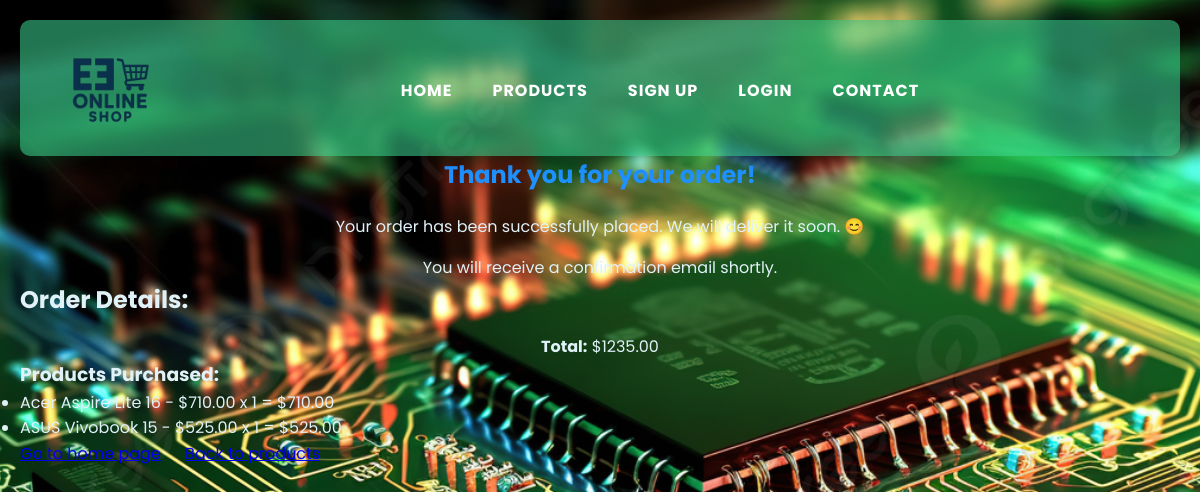
/store/order_confirmation/75/, run on the app's committed database.
### store/models.py (models this page shows, shortened)
class Order(models.Model):
    user = models.ForeignKey(User, on_delete=models.CASCADE)  # User who made the order
    total_price = models.DecimalField(max_digits=10, decimal_places=2)  # Total price of the order
    created_at = models.DateTimeField(auto_now_add=True)  # Order creation time
    updated_at = models.DateTimeField(auto_now=True)  # Last time the order was updated

class OrderItem(models.Model):
    order = models.ForeignKey(Order, related_name='items', on_delete=models.CASCADE)  #
    product = models.ForeignKey(Product, on_delete=models.CASCADE)  # Buying product
    quantity = models.PositiveIntegerField()  # Quantity of product in the order
    price = models.DecimalField(max_digits=10, decimal_places=2)  # Price per unit at the time of order
    def get_total_price(self):
        return self.quantity * self.price  # Price of the order item

class Product(models.Model):
    ELECTRONICS = 'Electronics'  # Choice value for electronics
    ELECTRICS = 'Electrics'  # Choice value for electrics
    CATEGORY_CHOICES = [
        (ELECTRONICS, 'Electronics'),   # Tuple for electronics choice
        (ELECTRICS, 'Electrics'),  # Tuple for electrics choice
    ]
    name = models.CharField(max_length=200)  # Product name
    description = models.TextField()  # Product description
    price = models.DecimalField(
        max_digits=10,
        decimal_places=2,
        default=0.00   # Default price
    )
    stock = models.PositiveIntegerField(default=0)  # Product stock
    category = models.ForeignKey(
        Category,
        on_delete=models.CASCADE,
        null=True,
        blank=True  # Product can have no category
    )
    category_type = models.CharField(
        max_length=50,
        choices=CATEGORY_CHOICES,
        null=True,
        blank=True  # Optional additional category type
    )
    image = models.ImageField(upload_to='products/', null=True, blank=True)  # Optional product image
    created_at = models.DateTimeField(auto_now_add=True)  # Timestamp when product was created

### store/views.py (the view)
# urls.py: path('order_confirmation/<int:order_id>/', views.order_confirmation_view, name='order_confirmation'),
def order_confirmation_view(request, order_id):
    order = Order.objects.get(id=order_id)
    order_items = order.items.all()
    weather = get_authenticated_weather(request)
    return render(request, 'store/order_confirmation.html', {
        'order': order,
        'order_items': order_items,  # Add order items to context
        'weather': weather['weather'],
        'weather_error': weather['weather_error'],
    })

### store/context_processors.py (called while the page is built)
def cart_item_count(request):
    if request.user.is_authenticated:
        cart = Cart.objects.filter(user=request.user, is_ordered=False).first()
        if cart:
            item_count = sum(item.quantity for item in cart.items.all())
        else:
            item_count = 0
    else:
        item_count = 0
    return {'item_count': item_count}

### store/views.py (called while the page is built)
def get_authenticated_weather(request):
    if request.user.is_authenticated:
        city = get_user_city(request)
        return get_weather_data(city)
    return {'weather': {}, 'weather_error': None}

### templates/store/order_confirmation.html (shortened to what this page needs)
{% extends 'store/base.html' %}
{% block content %}
    <div class="confirmation">
        <h1>Thank you for your order!</h1>
        <p>Your order has been successfully placed. We will deliver it soon. 😊</p>
        <p> You will receive a confirmation email shortly.</p>
        <h2>Order Details:</h2>
        <p><strong>Total:</strong> ${{ order.total_price }}</p>
        <h3>Products Purchased:</h3>
        <ul>
            {% for item in order_items %}
                <li>
                    {{ item.product.name }} - ${{ item.product.price }} x {{ item.quantity }}
                    = ${{ item.get_total_price }}
                </li>
            {% empty %}
                <li>No products found in this order.</li>
            {% endfor %}
        </ul>
        <a href="{% url 'store:home' %}" class="go-home" style="margin-right: 10px;">Go to home page</a>
        <a href="{% url 'store:product_list' %}" style="margin-left: 10px;">Back to products</a>
    </div>
{% endblock %}

### static/store/css/base.css (style rules this page uses)
* { margin: 0; padding: 0; box-sizing: border-box; }
body { font-family: 'Poppins', sans-serif; line-height: 1.6; background-image: url("/static/store/images/background_3.jpg"); background-size: cover; background-position: center; background-attachment: fixed; color: #e0f1f8; padding: 20px; min-height: 100vh; }
:root { --primary-color: #006fb9c1; --secondary-color: #ff3366; --success-color: #28a745; --error-color: #dc3545; --dark-text-color: #222222; --light-text-color: #ffffff; --background-light: #f9f9f9; --background-dark: #222222; }
h1 { text-align: center; font-size: 24px; color: #333; margin-bottom: 20px; }
h1 { text-align: center; margin-bottom: 20px; color: #1e90ff; }
p { text-align: center; margin-top: 15px; }

### data on the page
Order: total_price "1235.00"
OrderItem: product.name "Acer Aspire Lite 16", product.price "710.00", quantity "1", get_total_price "710.00"
OrderItem: product.name "ASUS Vivobook 15", product.price "525.00", quantity "1", get_total_price "525.00"
